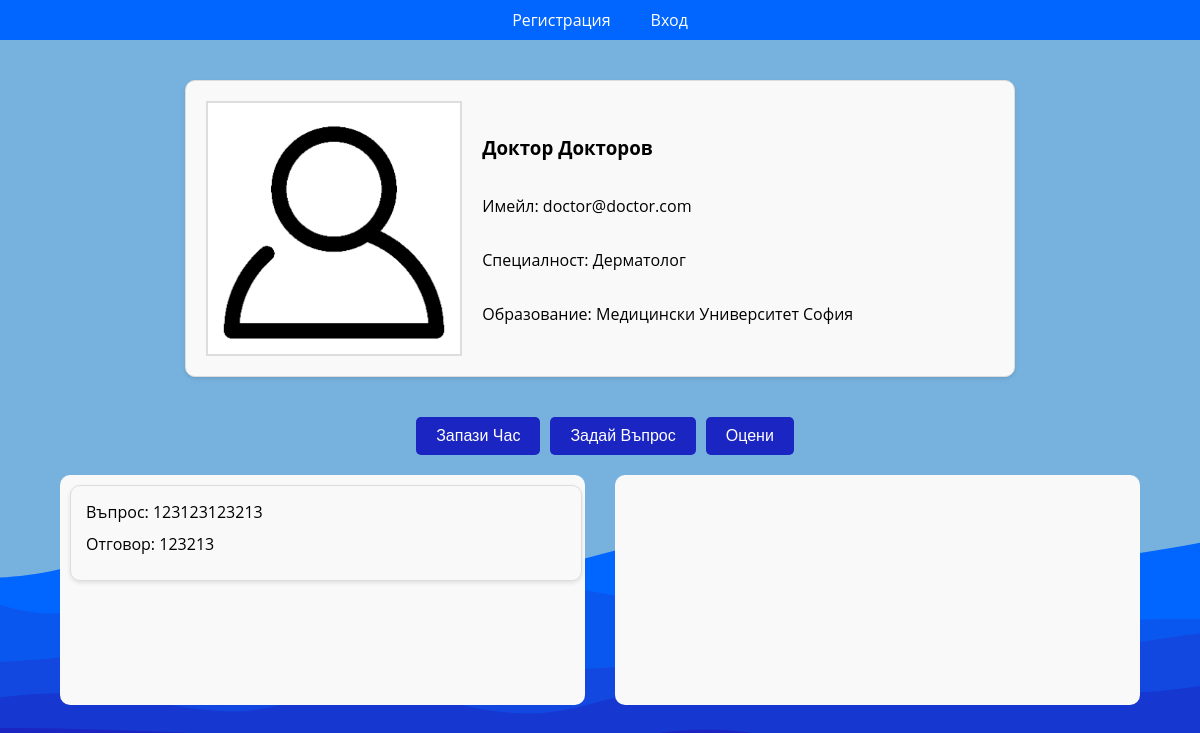
The app's page /byte/doctor.php?id=11, older data.
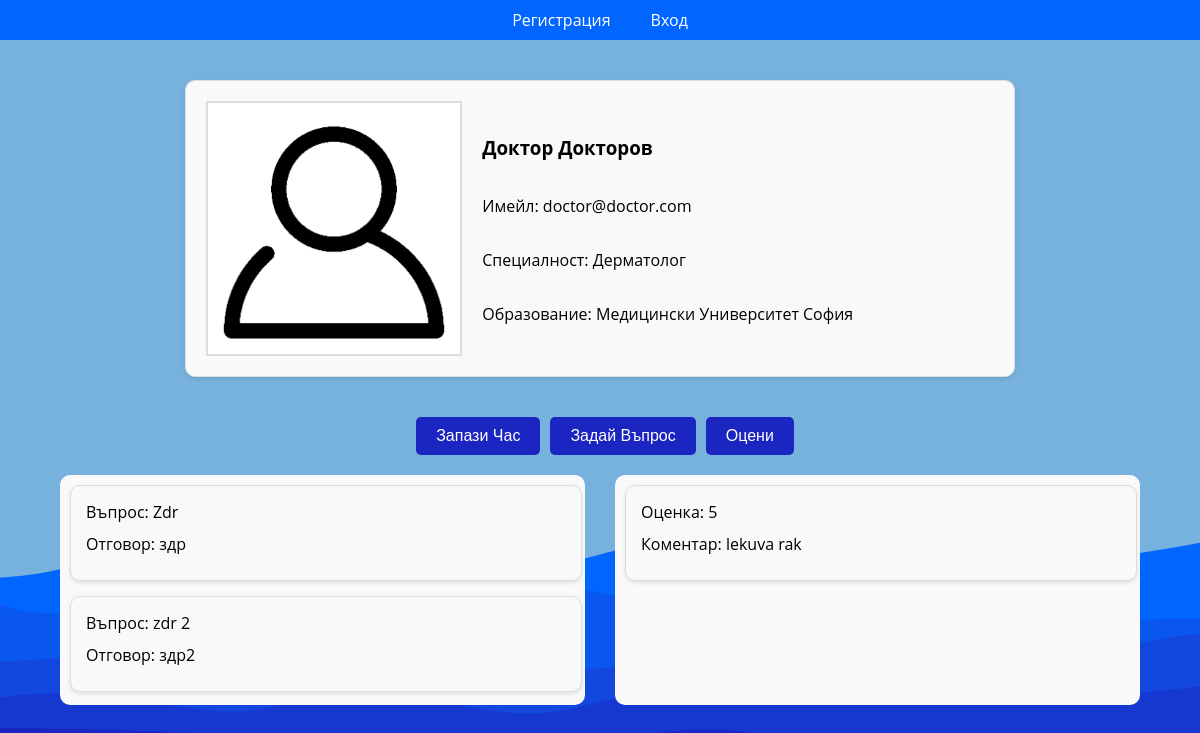
The same page, newer data.
### tables this page shows
CREATE TABLE `photos` (
  `id` bigint(60) NOT NULL COMMENT 'ID of the photo',
  `photo_url` mediumtext NOT NULL,
  `alt` varchar(30) DEFAULT NULL
);

CREATE TABLE `users` (
  `id` bigint(20) NOT NULL COMMENT 'primary key',
  `first_name` varchar(50) DEFAULT NULL COMMENT 'the user''s first name',
  `last_name` varchar(50) DEFAULT NULL COMMENT 'the user''s last name',
  `user_type` varchar(20) NOT NULL DEFAULT 'USER' COMMENT 'foreign key to user''s type',
  `email` varchar(50) NOT NULL COMMENT 'the user''s email',
  `password` varchar(300) NOT NULL COMMENT 'the user''s password',
  `phone` varchar(50) DEFAULT NULL COMMENT 'the user''s phone',
  `profile_picture_id` bigint(60) NOT NULL DEFAULT 1 COMMENT 'Foreign Key to the Profile picture'
);

CREATE TABLE `doctors_info` (
  `id` bigint(20) NOT NULL COMMENT 'foreign key to the User id in the users table',
  `specialty` varchar(50) NOT NULL COMMENT 'the doctor''s specialty',
  `education` varchar(100) NOT NULL COMMENT 'the doctor''s university'
);

CREATE TABLE `questions` (
  `id` bigint(60) NOT NULL,
  `doctor_id` bigint(60) DEFAULT NULL,
  `user_id` bigint(60) DEFAULT NULL,
  `question` varchar(500) NOT NULL,
  `answer` varchar(200) DEFAULT NULL
);

CREATE TABLE `reviews` (
  `id` bigint(60) NOT NULL,
  `doctor_id` bigint(60) DEFAULT NULL,
  `client_id` bigint(60) DEFAULT NULL,
  `rating` bigint(60) NOT NULL,
  `comment` varchar(200) DEFAULT NULL
);

### database/database.php (called while the page is built, shortened)
<?php
  class Database
  {
    private $connection;
    public function __construct()
    {
      $host = 'localhost';
      $username = 'admin';
      $password = 'admin';
      $databaseName = 'byte';
      $this->connection = new PDO("mysql:host=$host;dbname=$databaseName", $username, $password);
      $this->connection->setAttribute(PDO::ATTR_ERRMODE, PDO::ERRMODE_EXCEPTION);
    }
    public function getConnection(): PDO
    {
      return $this->connection;
    }
  }

### database/repositories/DoctorRepository.php (called while the page is built, shortened)
<?php
  require_once __DIR__ . '/DoctorInfoRepository.php';
  require_once __DIR__ . '/UsersRepository.php';
  require_once __DIR__ . '/../../models/User.php';
  require_once __DIR__ . '/../../models/Doctor.php';
  require_once __DIR__ . '/../../models/DoctorInfo.php';
  class DoctorRepository
  {
    private UsersRepository $usersRepository;
    private DoctorInfoRepository $doctorInfoRepository;
    public function __construct()
    {
      $this->usersRepository = new UsersRepository();
      $this->doctorInfoRepository = new DoctorInfoRepository();
    }
    public function getById($id): ?Doctor
    {
      $user = $this->usersRepository->getDoctorById($id);
      $doctorInfo = $this->doctorInfoRepository->getById($id);
      return new Doctor(
          $user->id,
          $user->firstName,
          $user->lastName,
          $user->email,
          $user->profilePicture,
          $doctorInfo->specialty,
          $doctorInfo->education
      );
    }
  }

### database/repositories/Repository.php (called while the page is built, shortened)
<?php
  require __DIR__ . '/../database.php';
  class Repository
  {
    protected Database $database;
    protected string $tableName;
    public function __construct($tableName)
    {
      $this->database = new Database();
      $this->tableName = $tableName;
    }
    public function select($data, $operator = "&&"): false|array
    {
      $columns = array_keys($data);
      $placeholders = array_map(function ($value) {
        return "$value=?";
      }, $columns);
      $valuesPlaceholders = implode($operator, $placeholders);
      $command = "SELECT * FROM $this->tableName WHERE $valuesPlaceholders";
      $query = $this->database->getConnection()->prepare($command);
      $index = 1;
      foreach ($data as $key => $value) {
        $query->bindValue($index++, $value);
      }
      $query->execute();
      return $query->fetchAll(PDO::FETCH_ASSOC);
    }
  }

### database/repositories/UsersRepository.php (called while the page is built, shortened)
<?php
  require_once __DIR__ . '/Repository.php';
  require_once __DIR__ . '/PhotoRepository.php';
  require_once __DIR__ . '/../../models/User.php';
  class UsersRepository extends Repository
  {
    private PhotoRepository $photoRepository;
    public function __construct()
    {
      $this->photoRepository = new PhotoRepository();
    }
    public function getById($id): ?User
    {
      $users = $this->select([
          "id" => $id
      ]);
      return $this->constructUser($users[0]);
    }
    private function constructUser($foundUser): User
    {
      $user = new User(
          $foundUser['first_name'],
          $foundUser['last_name'],
          $foundUser['email'],
          $foundUser['password'],
          $foundUser['user_type']
      );
      $user->id = $foundUser['id'] ?? null;
      $user->phone = $foundUser['phone'] ?? '';
      $user->profilePictureId = $foundUser['profile_picture_id'] ?? 1;
      $user->profilePicture = $this->photoRepository->getById($user->profilePictureId);
      $user->profilePicture->userId = $user->id;
      return $user;
    }
    public function getDoctorById($id): ?User
    {
      $users = $this->select([
          "user_type" => 'DOCTOR',
          "id" => $id
      ]);
      return $this->constructUser($users[0]);
    }
  }

### database/repositories/PhotoRepository.php (called while the page is built, shortened)
<?php
  require_once __DIR__ . '/Repository.php';
  class PhotoRepository extends Repository
  {
    public function getById($id): ?Photo
    {
      $photos = $this->select([
          "id" => $id
      ]);
      return $this->constructPhoto($photos[0]);
    }
    private function constructPhoto($foundPhoto): Photo
    {
      $photo = new Photo(
          $foundPhoto['photo_url'],
          $foundPhoto['alt'],
      );
      $photo->id = $foundPhoto['id'] ?? null;
      return $photo;
    }
  }

### database/repositories/DoctorInfoRepository.php (called while the page is built, shortened)
<?php
  require_once __DIR__ . '/Repository.php';
  require_once __DIR__ . '/UsersRepository.php';
  require_once __DIR__ . '/../../models/User.php';
  require_once __DIR__ . '/../../models/DoctorInfo.php';
  class DoctorInfoRepository extends Repository
  {
    private UsersRepository $usersRepository;
    public function __construct()
    {
      $this->usersRepository = new UsersRepository();
    }
    private function constructDoctorInfo(int $userId, $doctorInfo): DoctorInfo
    {
      return new DoctorInfo(
          $userId,
          $doctorInfo['specialty'],
          $doctorInfo['education']
      );
    }
    public function getById($id): ?DoctorInfo
    {
      $user = $this->usersRepository->getById($id);
      $doctorInfo = $this->select([
          'id' => $id
      ]);
      return $this->constructDoctorInfo($user->id, $doctorInfo[0]);
    }
  }

### models/User.php (called while the page is built, shortened)
<?php
  class User
  {
    public function __construct($firstName, $lastName, $email, $password, $userType = 'USER')
    {
      $this->firstName = $firstName;
      $this->lastName = $lastName;
      $this->email = $email;
    }
  }

### models/DoctorInfo.php (called while the page is built, shortened)
<?php
  class DoctorInfo
  {
    public function __construct($id, $specialty, $education)
    {
      $this->specialty = $specialty;
    }
  }

### database/repositories/QuestionRepository.php (called while the page is built, shortened)
<?php
require_once __DIR__ . '/UsersRepository.php';
require_once __DIR__ . '/../../models/User.php';
require_once __DIR__ . '/../../models/Question.php';
class QuestionRepository extends Repository
{
    private function constructQuestion($foundQuestion): ?Question
    {
      $question = new Question(
          $foundQuestion['doctor_id'],
          $foundQuestion['user_id'],
          $foundQuestion['question'],
          $foundQuestion['answer']
      );
      $question->id = $foundQuestion['id'] ?? null;
      return $question;
    }
    public function getQuestions($doctorId): ?array
    {
        $questionsForDoctor = $this->select([
            'doctor_id' => $doctorId
        ]);
        $questions = [];
        foreach ($questionsForDoctor as $question_for_doctor) {
          $questions[] = $this->constructQuestion($question_for_doctor);
        }
        return $questions;
    }
}
?>

### models/Question.php (called while the page is built, shortened)
<?php
  class Question
  {
    public function __construct($doctor_id, $user_id, $question, $answer)
    {
      $this->question = $question;
      $this->answer = $answer;
    }
  }
?>

### database/repositories/ReviewRepository.php (called while the page is built, shortened)
<?php
require_once __DIR__ . '/UsersRepository.php';
require_once __DIR__ . '/../../models/User.php';
require_once __DIR__ . '/Repository.php';
require_once __DIR__ . '/../../models/Review.php';
class ReviewRepository extends Repository
{
    private function constructReview($foundReview): ?Review
    {
      $review = new Review(
          $foundReview['doctor_id'],
          $foundReview['client_id'],
          $foundReview['rating'],
          $foundReview['comment']
      );
      $review->id = $foundReview['id'] ?? null;
      return $review;
    }
    public function getReviews($doctorId): ?array
    {
        $reviewsForDoctor = $this->select([
            'doctor_id' => $doctorId
        ]);
        $reviews = [];
        if(!$reviewsForDoctor) {
            return null;
        }
        foreach ($reviewsForDoctor as $review_for_doctor) {
          $reviews[] = $this->constructReview($review_for_doctor);
        }
        return $reviews;
    }
}

### models/Review.php (called while the page is built, shortened)
<?php
class Review
{
    public function __construct($doctor_id, $client_id, $rating, $comment)
    {
        $this->rating = $rating;
        $this->comment = $comment;
    }
}

### byte/doctor.php (the view, shortened to what this page needs)
<!DOCTYPE html>
<html lang="bg">
<head>
    <link rel="stylesheet" href="/public/styles/doctor.css">
</head>
<body>
<?php
  require_once 'shared/head.php';
  require_once 'shared/header.php';
?>
<?php
  require_once __DIR__ . '/../database/repositories/DoctorRepository.php';
  require_once __DIR__ . '/../database/repositories/QuestionRepository.php';
  require_once __DIR__ . '/../database/repositories/ReviewRepository.php';
  $doctorRepository = new DoctorRepository();
  $questionsRepository = new QuestionRepository();
  $reviewRepository = new ReviewRepository();
  $id = $_GET['id'];
  $doctor = $doctorRepository->getById($id);
  $questions = $questionsRepository->getQuestions($id) ?? [];
  $reviews = $reviewRepository->getReviews($id) ?? [];
  $item = '<div class="doctor-profile">';
  $item .= '<img class="doctor-picture" src="' . $doctor->profilePicture->url . '" alt="profile picture">';
  $item .= '<div class="doctor-info">';
  $item .= '<h3>' . $doctor->firstName . ' ' . $doctor->lastName . '</h3>';
  $item .= '<p> Имейл: ' . $doctor->email . '</p>';
  $item .= '<p> Специалност: ' . $doctor->specialty . '</p>';
  $item .= '<p> Образование: ' . $doctor->education . '</p>';
  $item .= '</div>';
  $item .= '</div>';
  echo '<section class="list">';
  echo $item;
  echo '</section>';
  $appointmentRedirectUrl = '/byte/appointments.php?doctorId=' . $id;
?>
<div class="button-container">
    <button type="button" class=""><a class="appointment-href" href="<?= $appointmentRedirectUrl ?>">Запази Час</a>
    </button>
    <button type="button" id="askQuestionBtn">Задай Въпрос</button>
    <button type="button" id="giveReviewBtn">Оцени</button>
</div>
<div class="forms-container">
    <?php
        include "questions_list.php";
        include "reviews_list.php";
    ?>
</div>
</body>
</html>

### byte/shared/head.php (shortened to what this page needs)
<link rel="stylesheet" href="/public/styles/styles.css">

### byte/shared/header.php (shortened to what this page needs)
<nav class="navbar-nav">
  <?php
    if (key_exists('loginTime', $_SESSION)) {
      $email = $_SESSION['email'];
      $fullName = '';
      if ($_SESSION['firstName'] && $_SESSION['lastName']) {
        $fullName = $_SESSION['firstName'] . ' ' . $_SESSION['lastName'];
      } else {
        $fullName = $email;
      }
      $items = <<<EOT
                        <div class="nav-item">
                            <a class="nav-link" href="/byte/main.php">Начало</a>
                        </div>
                        <div class="nav-item">
                            <a class="nav-link" href="/byte/doctors.php">Доктори</a>
                        </div>
                        <div class="nav-item"><a class="nav-link" href="/byte/profile.php">Профил</a></div>
                        <div class="nav-item">
                            <a class="nav-link" href="/byte/logout.php">Изход</a>
                        </div>
EOT;
    } else {
      $items = <<<EOT
                        <div class="nav-item">
                            <a class="nav-link" aria-current="page" href="/byte/register.php">Регистрация</a>
                        </div>
                        <div class="nav-item">
                            <a class="nav-link" href="/byte/login.php">Вход</a>
                        </div>
EOT;
    }
    echo $items;
  ?>
</nav>

### byte/questions_list.php
<?php
  $items = '';
  foreach ($questions as $question) {
    $items .= '<div class="question-box">';
    $items .= '<p> Въпрос: ' . $question->question . '</p>';
    if(isset($question->answer)) {
      $items .= '<p> Отговор: ' . $question->answer . '</p>';
    }
    $items .= '</div>';
  }
  echo '<section class="questions-container">';
  echo $items;
  echo '</section>';
?>

### byte/reviews_list.php
<?php
  $items = '';
  foreach ($reviews as $review) {
    $items .= '<div class="review-box">';
    $items .= '<p> Oценка: ' . $review->rating . '</p>';
    if(isset($review->comment)) {
      $items .= '<p> Коментар: ' . $review->comment . '</p>';
    }
    $items .= '</div>';
  }
  echo '<section class="reviews-container">';
  echo $items;
  echo '</section>';
?>

### public/styles/doctor.css (style rules this page uses)
.doctor-picture { max-width: 32%; margin-right: 20px; border: 2px solid #ddd; }
.doctor-profile { display: flex; justify-content: flex-start; max-width: 70%; margin: 20px auto; padding: 20px; border: 1px solid #ddd; border-radius: 10px; background-color: #f9f9f9; box-shadow: 0 2px 4px rgba(0, 0, 0, 0.1); }
.doctor-info { display: flex; flex-direction: column; justify-content: center; }
.button-container { display: flex; }
.button-container button { margin-left: 10px; padding: 10px 20px; border: none; border-radius: 5px; background-color: #1b25c1; color: white; font-size: 16px; cursor: pointer; transition: background-color 0.3s ease; }
.questions-container , .reviews-container { display: flex; flex-direction: column; flex: 1; padding: 10px; gap: 15px; width: 50%; overflow-y: scroll; background-color: #f9f9f9; border-radius: 10px; padding: 10px; margin-bottom: 10px; }
.questions-container { float: left; }
.reviews-container { float: right; }
.question-box , .review-box { padding: 15px; border: 1px solid #ddd; border-radius: 10px; background-color: #f9f9f9; box-shadow: 0 2px 4px rgba(0, 0, 0, 0.1); width: 95%; }
.question-box p, .review-box p { margin: 0 0 10px; }
.appointment-href { color: #fff; text-decoration: none; }
.forms-container { display: flex; justify-content: space-between; gap: 30px; width: 90%; height: 30vh; }

### public/styles/styles.css (style rules this page uses)
:root { --background-color: #FAFAFA; --primary-color: #0066FF; --primary-color-dark: #1b25c1; }
body { background: url('../assets/background_image.svg') no-repeat center center fixed; -webkit-background-size: cover; -moz-background-size: cover; -o-background-size: cover; background-size: cover; font-family: "Open Sans", sans-serif; margin: 0; width: 100%; max-width: 100%; height: 100vh; }
.navbar-nav { display: flex; flex-direction: row; justify-content: center; align-items: center; gap: 40px; list-style-type: none; width: 100%; height: 5%; background-color: var(--primary-color); color: white; }
.nav-link, .nav-item { color: white; text-decoration: none; }

### public/styles/forms.css (style rules this page uses)
:root { --border-color: #424ac3; --text-color: #262dac; --button-color: #2b329c; }
body { display: flex; flex-direction: column; align-items: center; gap: 20px; }

Row changes from the older to the newer data that the page shows:
no longer on this page (row unchanged): questions: question "123123123213", answer "123213"
added questions: question "Zdr", answer "здр"
added questions: question "zdr 2", answer "здр2"
added reviews: rating "5", comment "lekuva rak"
